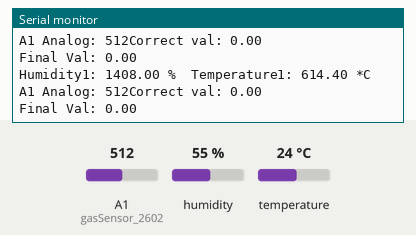
Bench run of a sketch on a simulated Arduino Uno, built with avr-gcc and run on an emulated ATmega328P. Parts: the last lines printed to the serial monitor. Wiring (inferred from the names in the program): DHT11 sensor: data pin 2. The inputs (shaded band) are chosen by the test bench; at power-on: humidity 55 %, A1 (gasSensor_2602) = 512, temperature 24 °C. WiFi joins after 1.5 s; servers stay silent unless stated.

Above: at 5.3 s.
5.4 s: humidity set to 22 %
At 8.2 s:
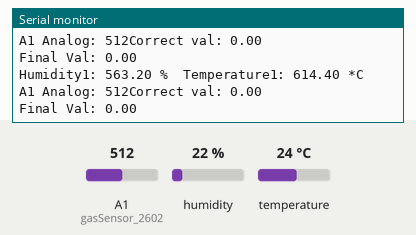
8.8 s: A1 (gasSensor_2602) set to 716
At 10.3 s:
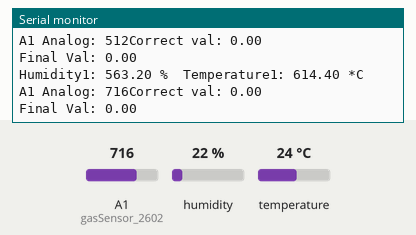
12.2 s: temperature set to 12 °C
At 14.4 s:
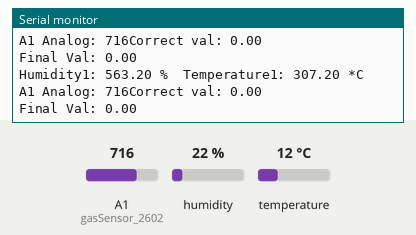
15.6 s: A1 (gasSensor_2602) set to 900
At 17.6 s:
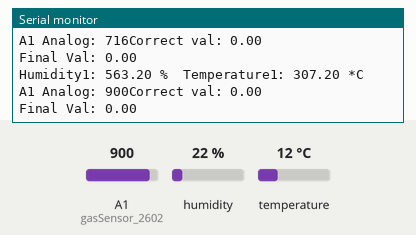
19.0 s: humidity set to 40 %
At 21.8 s:
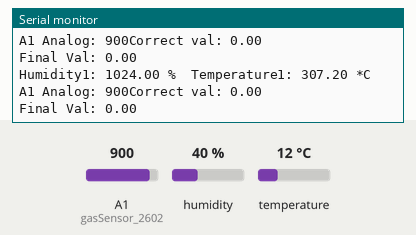
Timing chart, 0 to 23.3 s (numbered marks = the images above; inputs shaded):
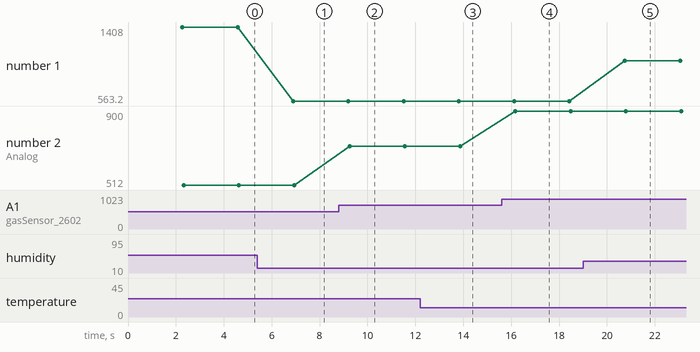

Measured:
- after the input at 5.4 s, the serial monitor: prints a new line after 1.5 s (image 1)
- after the input at 8.8 s, the serial monitor: prints a new line after 0.45 s (image 2)
- after the input at 12.2 s, the serial monitor: prints a new line after 1.6 s (image 3)
- after the input at 15.6 s, the serial monitor: prints a new line after 0.57 s (image 4)
- after the input at 19.0 s, the serial monitor: prints a new line after 1.7 s (image 5)
- plotted number 1: 1408 → 563.2 after the input at 5.4 s, 563.2 → 1024 after the input at 19.0 s
- plotted number 2: 512 → 716 after the input at 8.8 s, 716 → 900 after the input at 15.6 s

The sketch:

dht22_arduino.ino
```cpp
#include "DHT.h"
#include <SPI.h>
#include <Ethernet.h>
#include <EthernetUdp.h>


#define DHTPIN1 2     // what pin we're connected to
#define DHTTYPE DHT22   // DHT 22  (AM2302)

IPAddress ip(192, 168, 0, 19);
unsigned int localPort = 8888;      // local port to listen on
EthernetUDP udp;

byte mac[] = { 0xAA, 0xBB, 0xCC, 0xDD, 0xEE, 0xFF };

float TGS2602_REG_X3[15][4]={   //3次方多項式回歸
{ 0.0067 , -0.026, -0.2567 , 1.494 },
{ 0.005  , -0.013, -0.29   , 1.532 },
{ 0.0033 , 0     , -0.3233 , 1.57   },
{ 0.0017 , 0.013 , -0.3567 , 1.608 },
{ 0      , 0.026 , -0.39   , 1.646 },
{ -0.0017, 0.039 , -0.4233 , 1.684 },
{ -0.0033, 0.052 , -0.4567 , 1.722 },
{ -0.005 , 0.065 , -0.49   , 1.76   },
{ -0.0054, 0.0688, -0.5058 , 1.7975},
{ -0.0058, 0.0725, -0.5217 , 1.835 },
{ -0.0063, 0.0763, -0.5375 , 1.8725},
{ -0.0067, 0.08  , -0.5533 , 1.91  },
{ -0.0071, 0.0838, -0.5692 , 1.9475},
{ -0.0075, 0.0875, -0.585  , 1.985 },
{ -0.0079, 0.0913, -0.6008 , 2.0225}};


float getGasCorrection_2602 (float Temp ,float Humid)
{
    float ftemp= Temp / 10.0;
    int ihumid= (Humid - 30) / 5;
    float poly = 0;
    float rt = 0;
    float sum = 0;
    float out_y = 0;
    for (int i = 3; i >= 0; i--)
    {
        poly = TGS2602_REG_X3[ihumid][3-i];
        rt = pow(ftemp,i);
        sum = rt * poly;
        out_y = out_y + sum;
    }
    return out_y;
}

DHT dht1(DHTPIN1, DHTTYPE);

void setup() {
    Serial.begin(9600);
    Ethernet.begin(mac,ip);
    udp.begin(localPort);
    dht1.begin();
}

void send(const String addr, int port, const String str)
{
    udp.beginPacket(addr.c_str(), port);
    udp.write(str.c_str());
    udp.endPacket();
}

void loop() {
    // Wait a few seconds between measurements.
    delay(2000);
    // Reading temperature or humidity takes about 250 milliseconds!
    // Sensor readings may also be up to 2 seconds 'old' (its a very slow sensor)
    float h1 = dht1.readHumidity();
    float t1 = dht1.readTemperature();

    // Check if any reads failed and exit early (to try again).
    if (isnan(h1) || isnan(t1)) {
        Serial.println("Failed to read from DHT sensor!");
        return;
    }

    Serial.print("Humidity1: ");
    Serial.print(h1);
    Serial.print(" %\t");
    Serial.print("Temperature1: ");
    Serial.print(t1);
    Serial.println(" *C ");

    String temp(t1);
    String humd(h1);

    int gasSensor_2602 = A1; // analog pin A1

    int read_2602 = analogRead(gasSensor_2602);  //自己自訂讀取腳位
    Serial.print("A1 Analog: ");
    Serial.print(read_2602);
    float Correction_2602 = getGasCorrection_2602(t1, h1); //從DHT22讀取溫溼度計
    Serial.print("Correct val: ");
    Serial.println(Correction_2602);

    float gasval_2602 = read_2602 * Correction_2602;

    Serial.print("Final Val: ");
    Serial.println(gasval_2602);

    String finalVal(gasval_2602);

    String remote_ip("192.168.0.101");
    String data(temp + " " + humd + " " + finalVal);
    send(remote_ip, 15000, data);
}
```

DHT.cpp
```cpp
// (licence header left out)
#include "DHT.h"

DHT::DHT(uint8_t pin, uint8_t type, uint8_t count) {
  _pin = pin;
  _type = type;
  _count = count;
  firstreading = true;
}

void DHT::begin(void) {
  // set up the pins!
  pinMode(_pin, INPUT);
  digitalWrite(_pin, HIGH);
  _lastreadtime = 0;
}

//boolean S == Scale.  True == Farenheit; False == Celcius
float DHT::readTemperature(bool S) {
  float f;

  if (read()) {
    switch (_type) {
    case DHT11:
      f = data[2];
      if(S)
      	f = convertCtoF(f);

      return f;
    case DHT22:
    case DHT21:
      f = data[2] & 0x7F;
      f *= 256;
      f += data[3];
      f /= 10;
      if (data[2] & 0x80)
	f *= -1;
      if(S)
	f = convertCtoF(f);

      return f;
    }
  }
  return NAN;
}

float DHT::convertCtoF(float c) {
	return c * 9 / 5 + 32;
}

float DHT::convertFtoC(float f) {
  return (f - 32) * 5 / 9;
}

float DHT::readHumidity(void) {
  float f;
  if (read()) {
    switch (_type) {
    case DHT11:
      f = data[0];
      return f;
    case DHT22:
    case DHT21:
      f = data[0];
      f *= 256;
      f += data[1];
      f /= 10;
      return f;
    }
  }
  return NAN;
}

float DHT::computeHeatIndex(float tempFahrenheit, float percentHumidity) {
  // Adapted from equation at: https://github.com/adafruit/DHT-sensor-library/issues/9 and
  // Wikipedia: http://en.wikipedia.org/wiki/Heat_index
  return -42.379 +
           2.04901523 * tempFahrenheit +
          10.14333127 * percentHumidity +
          -0.22475541 * tempFahrenheit*percentHumidity +
          -0.00683783 * pow(tempFahrenheit, 2) +
          -0.05481717 * pow(percentHumidity, 2) +
           0.00122874 * pow(tempFahrenheit, 2) * percentHumidity +
           0.00085282 * tempFahrenheit*pow(percentHumidity, 2) +
          -0.00000199 * pow(tempFahrenheit, 2) * pow(percentHumidity, 2);
}


boolean DHT::read(void) {
  uint8_t laststate = HIGH;
  uint8_t counter = 0;
  uint8_t j = 0, i;
  unsigned long currenttime;

  // Check if sensor was read less than two seconds ago and return early
  // to use last reading.
  currenttime = millis();
  if (currenttime < _lastreadtime) {
    // ie there was a rollover
    _lastreadtime = 0;
  }
  if (!firstreading && ((currenttime - _lastreadtime) < 2000)) {
    return true; // return last correct measurement
    //delay(2000 - (currenttime - _lastreadtime));
  }
  firstreading = false;
  /*
    Serial.print("Currtime: "); Serial.print(currenttime);
    Serial.print(" Lasttime: "); Serial.print(_lastreadtime);
  */
  _lastreadtime = millis();

  data[0] = data[1] = data[2] = data[3] = data[4] = 0;

  // pull the pin high and wait 250 milliseconds
  digitalWrite(_pin, HIGH);
  delay(250);

  // now pull it low for ~20 milliseconds
  pinMode(_pin, OUTPUT);
  digitalWrite(_pin, LOW);
  delay(20);
  noInterrupts();
  digitalWrite(_pin, HIGH);
  delayMicroseconds(40);
  pinMode(_pin, INPUT);

  // read in timings
  for ( i=0; i< MAXTIMINGS; i++) {
    counter = 0;
    while (digitalRead(_pin) == laststate) {
      counter++;
      delayMicroseconds(1);
      if (counter == 255) {
        break;
      }
    }
    laststate = digitalRead(_pin);

    if (counter == 255) break;

    // ignore first 3 transitions
    if ((i >= 4) && (i%2 == 0)) {
      // shove each bit into the storage bytes
      data[j/8] <<= 1;
      if (counter > _count)
        data[j/8] |= 1;
      j++;
    }

  }

  interrupts();

  /*
  Serial.println(j, DEC);
  Serial.print(data[0], HEX); Serial.print(", ");
  Serial.print(data[1], HEX); Serial.print(", ");
  Serial.print(data[2], HEX); Serial.print(", ");
  Serial.print(data[3], HEX); Serial.print(", ");
  Serial.print(data[4], HEX); Serial.print(" =? ");
  Serial.println(data[0] + data[1] + data[2] + data[3], HEX);
  */

  // check we read 40 bits and that the checksum matches
  if ((j >= 40) &&
      (data[4] == ((data[0] + data[1] + data[2] + data[3]) & 0xFF)) ) {
    return true;
  }


  return false;

}
```

DHT.h
```cpp
#ifndef DHT_H
#define DHT_H
#if ARDUINO >= 100
 #include "Arduino.h"
#else
 #include "WProgram.h"
#endif

/* DHT library

MIT license
written by Adafruit Industries
*/

// how many timing transitions we need to keep track of. 2 * number bits + extra
#define MAXTIMINGS 85

#define DHT11 11
#define DHT22 22
#define DHT21 21
#define AM2301 21

class DHT {
 private:
  uint8_t data[6];
  uint8_t _pin, _type, _count;
  unsigned long _lastreadtime;
  boolean firstreading;

 public:
  DHT(uint8_t pin, uint8_t type, uint8_t count=6);
  void begin(void);
  float readTemperature(bool S=false);
  float convertCtoF(float);
  float convertFtoC(float);
  float computeHeatIndex(float tempFahrenheit, float percentHumidity);
  float readHumidity(void);
  boolean read(void);

};
#endif
```
